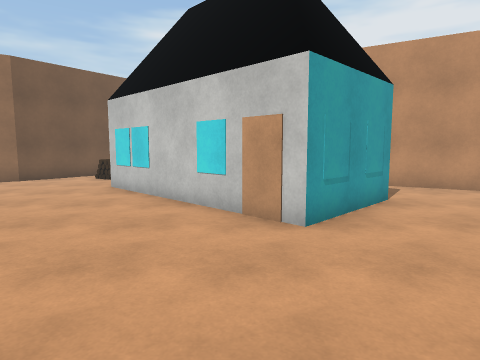
view 1 (above)

17 first-person views from a walk through a Unity game level. The camera is 1.4 m above the floor, tilts 6° down and sees 75° across. The floor is counted in squares, 1 m on a side. Each view is taken from the middle of a square. On the plan, view 1 faces up. The plan holds only what a view shows up to about 14 squares ahead; the rest is blank. The place goes on beyond the plan. Surface patterns are stand-ins for the level's own textures.

view 2
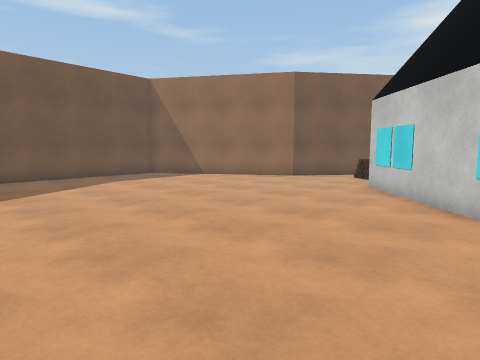

view 3
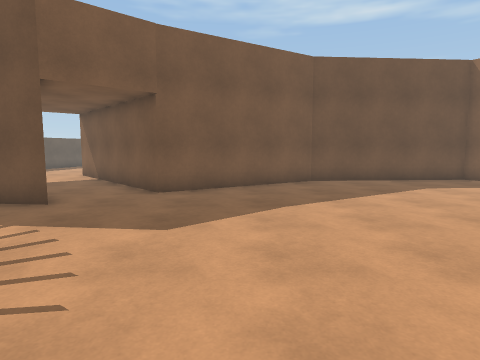

view 4
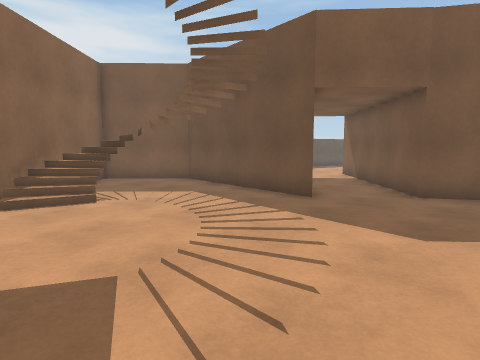

view 5
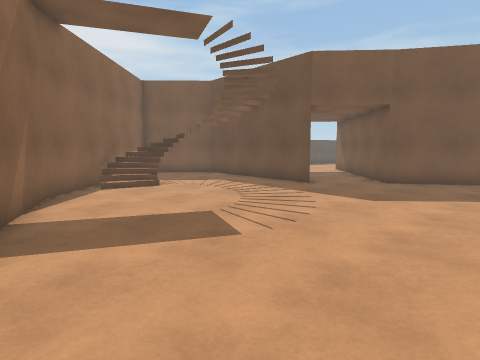

view 6
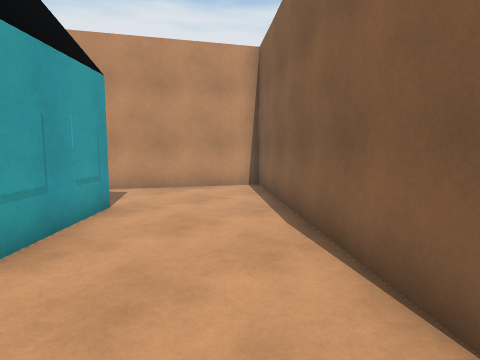

view 7
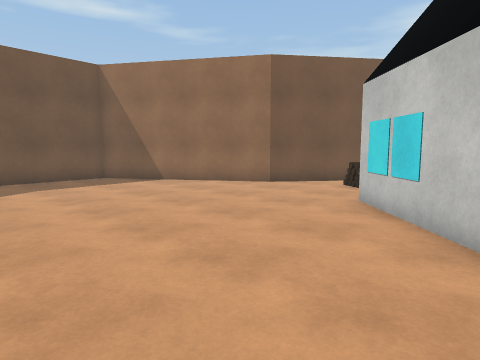

view 8
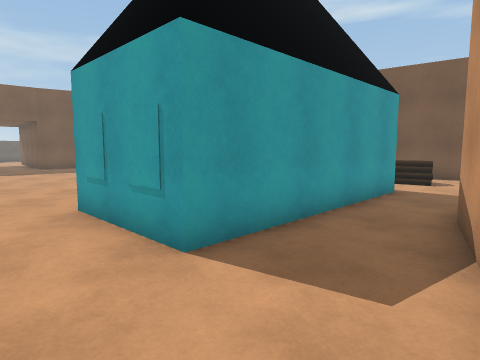

view 9
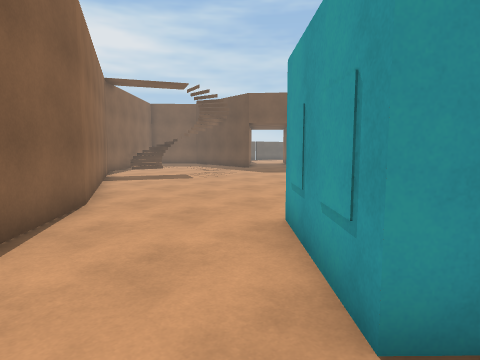

view 10
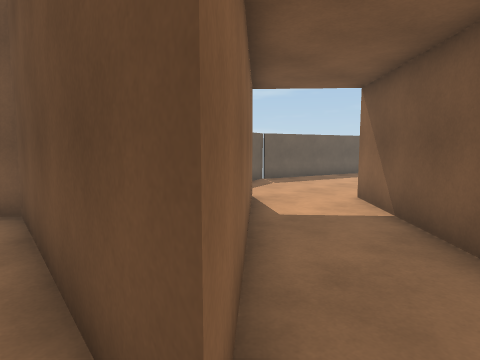

view 11
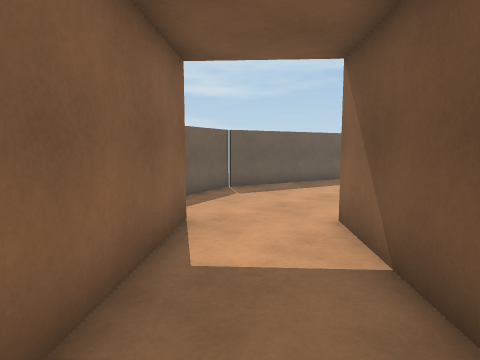

view 12
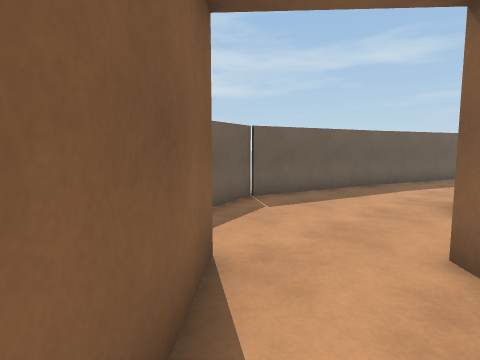

view 13
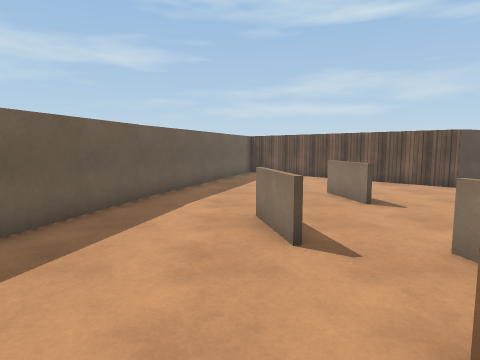

view 14
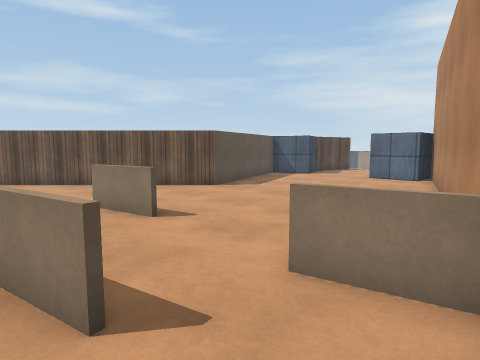

view 15
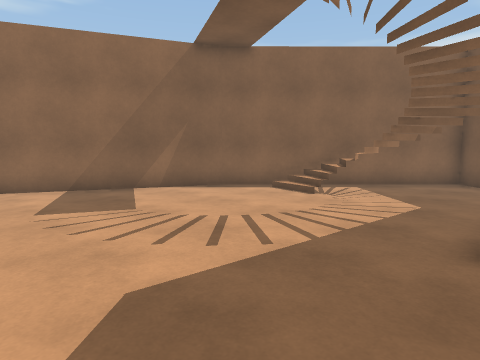

view 16
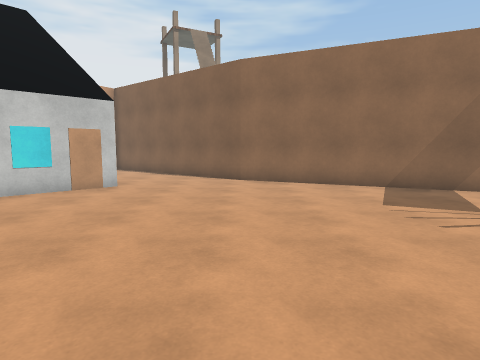

view 17
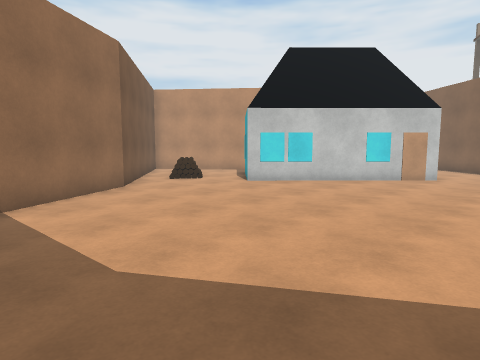

### Floor plan
Key: @ floor where view 1 was taken; # wall or solid block; . main floor; : floor 1.5 m higher than the main floor; / step, stairs or slope; = window, fence, low wall or low ledge; H house; F fence; C container; O other object.
Columns run from 32 left of view 1 to 10 right of it. Each row starts with its distance up from view 1.
 13                       ##..O   HH...##
 12                     ###.....  HHH...#
 11                    ##.......HHHHHH....###
 10                  ###.........H.HHHH.....##
  9                 ##............H.HHHH.....##
  8                 #..............H.HHHH....##
  7                 #...............HHHH....##
  6           ##    ##...............HH.....#
  5           C#     #.....................##
  4          CC#     #....................##
  3         ...##    #...................##
  2        .....#    #..................##
  1     O ......#    #..................#
  0     O...    #    ##.............@..##
 -1      ...    #     ##...............#
 -2      O...    #     #..............##
 -3     FF....   #     ##.............#
 -4    FF......  #     ##............##
 -5   FF........  #   ##.............#
 -6  FF.  ......  # ###...#.........##
 -7 FF.....==...==###....##.........#
 -8 F..  .........##....###........##
 -9          .==.......## #..../...#
-10   ........=.......##  #...#///##
-11   ##.............##   #.  ///##
-12    ##OO..........     #.. :###
-13        ##O......      #....#
-14           #O####      ##..##
-15                        ####

Positions as (right, up) in squares from view 1, and headings:
1: (0, 0), facing up
2: (0, 0), facing up-left
3: (-2, -1), facing left
4: (-2, -1), facing down-left
5: (1, 1), facing down-left
6: (1, 1), facing up-right
7: (-1, 3), facing up-left
8: (8, 9), facing left
9: (6, 9), facing down-left
10: (-9, -5), facing down-left
11: (-12, -6), facing down-left
12: (-13, -8), facing down-left
13: (-16, -10), facing left
14: (-18, -10), facing up-left
15: (-10, -1), facing down-right
16: (-10, 1), facing right
17: (-14, 2), facing up-right
